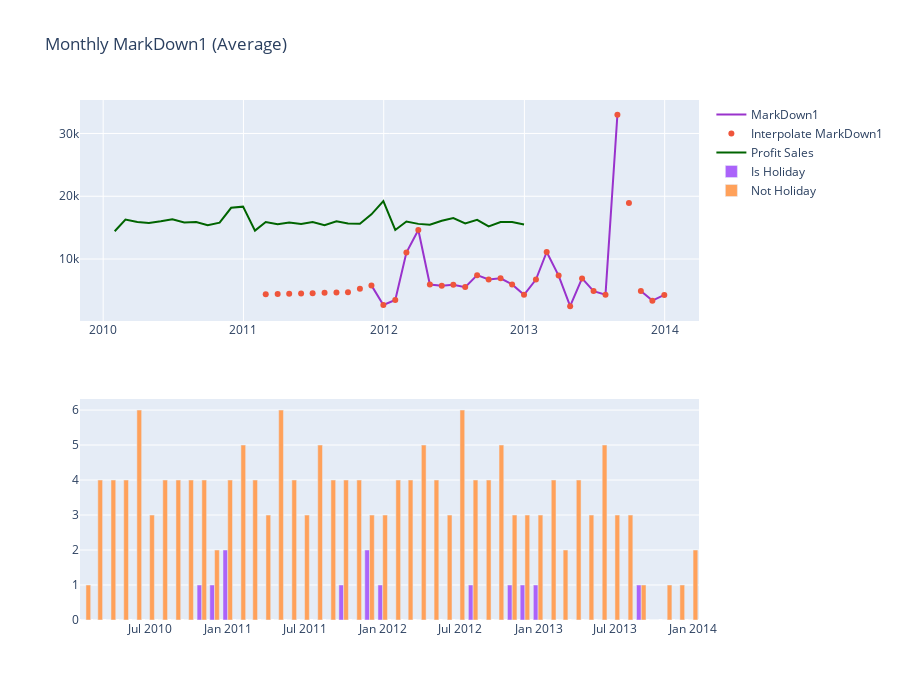

Source (notebook cell):
### Markdown cell above
- The idea of what i'm doing is: i try to resample the date to monthly basis to make visualization much clear
- We can see that the original data contain Nan data, and i use interpolate to complement the visualization.
- I prefer to use interpolate compared to mean, median etc
- As we can see, monthly Consumer Price Index (CPI) is increasing every month.

'Consumer Price Index (CPI) is a measure that examines the weighted average of prices of a basket of consumer goods and services, such as transportation, food, and medical care. It is calculated by taking price changes for each item in the predetermined basket of goods and averaging them.' (www.investopedia.com)

- For the unemployment, is decrease every month.
- Temperatures vary each year, usually reaching the highest peak in May - August and the lowest in Nov - Feb.
- For fuel prices experienced a significant increase in January 2011 and did not experience a decline thereafter. In fact, the price tends to increase every month.

### Code cell
fig = make_subplots(rows=2, 
                    cols=1)

custom_aggregation = {}
custom_aggregation["MarkDown1"] = "mean"
data2 = data2.set_index(pd.DatetimeIndex(data2['Date']))
data0 = data2.resample('M').agg(custom_aggregation)
data0.columns = ["MarkDown1"]
data0['Date'] = data0.index

x = data0['Date'].tolist()
y = data0['MarkDown1'].tolist()
y_ = data0['MarkDown1'].interpolate().tolist()

fig.add_trace(go.Scatter(x=x, y=y,name='MarkDown1',line=dict(color='darkorchid', width=2)), 1, 1)
fig.add_trace(go.Scatter(x=x, y=y_,mode='markers',name='Interpolate MarkDown1'), 1, 1)

#-----------------------------------------------------------------------------------------------------

data3_0 = data3.loc[data3['Weekly_Sales'] > 0]
custom_aggregation = {}
custom_aggregation["Weekly_Sales"] = "mean"
data3_0 = data3_0.set_index(pd.DatetimeIndex(data3_0['Date']))
data0 = data3_0.resample('M').agg(custom_aggregation)
data0.columns = ["Monthly Profit Sales"]
data0['Date_'] = data0.index

x = data0['Date_'].tolist()
y = data0['Monthly Profit Sales'].tolist()

fig.add_trace(go.Scatter(x=x, y=y,name='Profit Sales',line=dict(color='darkgreen', width=2)), 1, 1)

#-----------------------------------------------------------------------------------------------------

# Crosstabbing
data2 = data2.reset_index(drop=True)
feature = ["IsHoliday", 'Date']
data0 = pd.crosstab(data2[feature[0]], data2[feature[1]]).T
data0['Date_'] = data0.index
data0.columns = ["Not Holiday", 'Is Holiday', 'Date_']

# Is Holiday
feature = ["Is Holiday", 'Date_']
data_a = pd.crosstab(data0[feature[0]], data0[feature[1]]).T
data_a['Date_'] = data_a.index
data_a.columns = ["No", 'Yes', 'Date_']

custom_aggregation = {}
custom_aggregation["No"] = "sum"
custom_aggregation["Yes"] = "sum"
data_a = data_a.resample('M').agg(custom_aggregation)
data_a['Date_'] = data_a.index

fig.add_trace(go.Bar(
            x = data_a['Date_'],
            y = data_a['Yes'],
            name='Is Holiday'), 2, 1)

fig.add_trace(go.Bar(
            x = data_a['Date_'],
            y = data_a['No'],
            name='Not Holiday'), 2, 1)

fig['layout'].update(height=700, width=900, title='Monthly MarkDown1 (Average)')
fig.show()

### Figure 1 — Plotly figure (JSON) as saved in the notebook; plotly's stock layout.template omitted (floating-point values rounded to 4 significant figures)
{"data": [{"line": {"color": "darkorchid", "width": 2}, "name": "MarkDown1", "type": "scatter", "x": ["2010-01-31T00:00:00", "2010-02-28T00:00:00", "2010-03-31T00:00:00", "2010-04-30T00:00:00", "2010-05-31T00:00:00", "2010-06-30T00:00:00", "2010-07-31T00:00:00", "2010-08-31T00:00:00", "2010-09-30T00:00:00", "2010-10-31T00:00:00", "2010-11-30T00:00:00", "2010-12-31T00:00:00", "2011-01-31T00:00:00", "2011-02-28T00:00:00", "2011-03-31T00:00:00", "2011-04-30T00:00:00", "2011-05-31T00:00:00", "2011-06-30T00:00:00", "2011-07-31T00:00:00", "2011-08-31T00:00:00", "2011-09-30T00:00:00", "2011-10-31T00:00:00", "2011-11-30T00:00:00", "2011-12-31T00:00:00", "2012-01-31T00:00:00", "2012-02-29T00:00:00", "2012-03-31T00:00:00", "2012-04-30T00:00:00", "2012-05-31T00:00:00", "2012-06-30T00:00:00", "2012-07-31T00:00:00", "2012-08-31T00:00:00", "2012-09-30T00:00:00", "2012-10-31T00:00:00", "2012-11-30T00:00:00", "2012-12-31T00:00:00", "2013-01-31T00:00:00", "2013-02-28T00:00:00", "2013-03-31T00:00:00", "2013-04-30T00:00:00", "2013-05-31T00:00:00", "2013-06-30T00:00:00", "2013-07-31T00:00:00", "2013-08-31T00:00:00", "2013-09-30T00:00:00", "2013-10-31T00:00:00", "2013-11-30T00:00:00", "2013-12-31T00:00:00"], "xaxis": "x", "y": [null, null, null, null, null, null, null, null, null, null, null, null, null, 4384.0, null, null, null, null, null, null, 4701.0, null, 5801.0, 2678.0, 3487.0, 11040.0, 14620.0, 5932.0, 5754.0, 5888.0, 5525.0, 7430.0, 6736.0, 6926.0, 5958.0, 4310.0, 6738.0, 11120.0, 7371.0, 2486.0, 6908.0, 4888.0, 4323.0, 32970.0, null, 4913.0, 3374.0, 4288.0], "yaxis": "y"}, {"mode": "markers", "name": "Interpolate MarkDown1", "type": "scatter", "x": ["2010-01-31T00:00:00", "2010-02-28T00:00:00", "2010-03-31T00:00:00", "2010-04-30T00:00:00", "2010-05-31T00:00:00", "2010-06-30T00:00:00", "2010-07-31T00:00:00", "2010-08-31T00:00:00", "2010-09-30T00:00:00", "2010-10-31T00:00:00", "2010-11-30T00:00:00", "2010-12-31T00:00:00", "2011-01-31T00:00:00", "2011-02-28T00:00:00", "2011-03-31T00:00:00", "2011-04-30T00:00:00", "2011-05-31T00:00:00", "2011-06-30T00:00:00", "2011-07-31T00:00:00", "2011-08-31T00:00:00", "2011-09-30T00:00:00", "2011-10-31T00:00:00", "2011-11-30T00:00:00", "2011-12-31T00:00:00", "2012-01-31T00:00:00", "2012-02-29T00:00:00", "2012-03-31T00:00:00", "2012-04-30T00:00:00", "2012-05-31T00:00:00", "2012-06-30T00:00:00", "2012-07-31T00:00:00", "2012-08-31T00:00:00", "2012-09-30T00:00:00", "2012-10-31T00:00:00", "2012-11-30T00:00:00", "2012-12-31T00:00:00", "2013-01-31T00:00:00", "2013-02-28T00:00:00", "2013-03-31T00:00:00", "2013-04-30T00:00:00", "2013-05-31T00:00:00", "2013-06-30T00:00:00", "2013-07-31T00:00:00", "2013-08-31T00:00:00", "2013-09-30T00:00:00", "2013-10-31T00:00:00", "2013-11-30T00:00:00", "2013-12-31T00:00:00"], "xaxis": "x", "y": [null, null, null, null, null, null, null, null, null, null, null, null, null, 4384.0, 4429.0, 4475.0, 4520.0, 4565.0, 4611.0, 4656.0, 4701.0, 5251.0, 5801.0, 2678.0, 3487.0, 11040.0, 14620.0, 5932.0, 5754.0, 5888.0, 5525.0, 7430.0, 6736.0, 6926.0, 5958.0, 4310.0, 6738.0, 11120.0, 7371.0, 2486.0, 6908.0, 4888.0, 4323.0, 32970.0, 18940.0, 4913.0, 3374.0, 4288.0], "yaxis": "y"}, {"line": {"color": "darkgreen", "width": 2}, "name": "Profit Sales", "type": "scatter", "x": ["2010-01-31T00:00:00", "2010-02-28T00:00:00", "2010-03-31T00:00:00", "2010-04-30T00:00:00", "2010-05-31T00:00:00", "2010-06-30T00:00:00", "2010-07-31T00:00:00", "2010-08-31T00:00:00", "2010-09-30T00:00:00", "2010-10-31T00:00:00", "2010-11-30T00:00:00", "2010-12-31T00:00:00", "2011-01-31T00:00:00", "2011-02-28T00:00:00", "2011-03-31T00:00:00", "2011-04-30T00:00:00", "2011-05-31T00:00:00", "2011-06-30T00:00:00", "2011-07-31T00:00:00", "2011-08-31T00:00:00", "2011-09-30T00:00:00", "2011-10-31T00:00:00", "2011-11-30T00:00:00", "2011-12-31T00:00:00", "2012-01-31T00:00:00", "2012-02-29T00:00:00", "2012-03-31T00:00:00", "2012-04-30T00:00:00", "2012-05-31T00:00:00", "2012-06-30T00:00:00", "2012-07-31T00:00:00", "2012-08-31T00:00:00", "2012-09-30T00:00:00", "2012-10-31T00:00:00", "2012-11-30T00:00:00", "2012-12-31T00:00:00"], "xaxis": "x", "y": [14430.0, 16290.0, 15880.0, 15750.0, 16020.0, 16340.0, 15830.0, 15900.0, 15380.0, 15790.0, 18160.0, 18340.0, 14530.0, 15900.0, 15550.0, 15810.0, 15590.0, 15900.0, 15370.0, 16020.0, 15640.0, 15630.0, 17120.0, 19240.0, 14630.0, 15980.0, 15600.0, 15450.0, 16110.0, 16520.0, 15680.0, 16260.0, 15200.0, 15890.0, 15890.0, 15480.0], "yaxis": "y"}, {"name": "Is Holiday", "type": "bar", "x": ["2010-01-31T00:00:00", "2010-02-28T00:00:00", "2010-03-31T00:00:00", "2010-04-30T00:00:00", "2010-05-31T00:00:00", "2010-06-30T00:00:00", "2010-07-31T00:00:00", "2010-08-31T00:00:00", "2010-09-30T00:00:00", "2010-10-31T00:00:00", "2010-11-30T00:00:00", "2010-12-31T00:00:00", "2011-01-31T00:00:00", "2011-02-28T00:00:00", "2011-03-31T00:00:00", "2011-04-30T00:00:00", "2011-05-31T00:00:00", "2011-06-30T00:00:00", "2011-07-31T00:00:00", "2011-08-31T00:00:00", "2011-09-30T00:00:00", "2011-10-31T00:00:00", "2011-11-30T00:00:00", "2011-12-31T00:00:00", "2012-01-31T00:00:00", "2012-02-29T00:00:00", "2012-03-31T00:00:00", "2012-04-30T00:00:00", "2012-05-31T00:00:00", "2012-06-30T00:00:00", "2012-07-31T00:00:00", "2012-08-31T00:00:00", "2012-09-30T00:00:00", "2012-10-31T00:00:00", "2012-11-30T00:00:00", "2012-12-31T00:00:00", "2013-01-31T00:00:00", "2013-02-28T00:00:00", "2013-03-31T00:00:00", "2013-04-30T00:00:00", "2013-05-31T00:00:00", "2013-06-30T00:00:00", "2013-07-31T00:00:00", "2013-08-31T00:00:00", "2013-09-30T00:00:00", "2013-10-31T00:00:00", "2013-11-30T00:00:00", "2013-12-31T00:00:00"], "xaxis": "x2", "y": [0, 0, 0, 0, 0, 0, 0, 0, 0, 1, 1, 2, 0, 0, 0, 0, 0, 0, 0, 0, 1, 0, 2, 1, 0, 0, 0, 0, 0, 0, 1, 0, 0, 1, 1, 1, 0, 0, 0, 0, 0, 0, 0, 1, 0, 0, 0, 0], "yaxis": "y2"}, {"name": "Not Holiday", "type": "bar", "x": ["2010-01-31T00:00:00", "2010-02-28T00:00:00", "2010-03-31T00:00:00", "2010-04-30T00:00:00", "2010-05-31T00:00:00", "2010-06-30T00:00:00", "2010-07-31T00:00:00", "2010-08-31T00:00:00", "2010-09-30T00:00:00", "2010-10-31T00:00:00", "2010-11-30T00:00:00", "2010-12-31T00:00:00", "2011-01-31T00:00:00", "2011-02-28T00:00:00", "2011-03-31T00:00:00", "2011-04-30T00:00:00", "2011-05-31T00:00:00", "2011-06-30T00:00:00", "2011-07-31T00:00:00", "2011-08-31T00:00:00", "2011-09-30T00:00:00", "2011-10-31T00:00:00", "2011-11-30T00:00:00", "2011-12-31T00:00:00", "2012-01-31T00:00:00", "2012-02-29T00:00:00", "2012-03-31T00:00:00", "2012-04-30T00:00:00", "2012-05-31T00:00:00", "2012-06-30T00:00:00", "2012-07-31T00:00:00", "2012-08-31T00:00:00", "2012-09-30T00:00:00", "2012-10-31T00:00:00", "2012-11-30T00:00:00", "2012-12-31T00:00:00", "2013-01-31T00:00:00", "2013-02-28T00:00:00", "2013-03-31T00:00:00", "2013-04-30T00:00:00", "2013-05-31T00:00:00", "2013-06-30T00:00:00", "2013-07-31T00:00:00", "2013-08-31T00:00:00", "2013-09-30T00:00:00", "2013-10-31T00:00:00", "2013-11-30T00:00:00", "2013-12-31T00:00:00"], "xaxis": "x2", "y": [1, 4, 4, 4, 6, 3, 4, 4, 4, 4, 2, 4, 5, 4, 3, 6, 4, 3, 5, 4, 4, 4, 3, 3, 4, 4, 5, 4, 3, 6, 4, 4, 5, 3, 3, 3, 4, 2, 4, 3, 5, 3, 3, 1, 0, 1, 1, 2], "yaxis": "y2"}], "layout": {"height": 700, "title": {"text": "Monthly MarkDown1 (Average)"}, "width": 900, "xaxis": {"anchor": "y", "domain": [0.0, 1.0]}, "xaxis2": {"anchor": "y2", "domain": [0.0, 1.0]}, "yaxis": {"anchor": "x", "domain": [0.575, 1.0]}, "yaxis2": {"anchor": "x2", "domain": [0.0, 0.425]}}}
